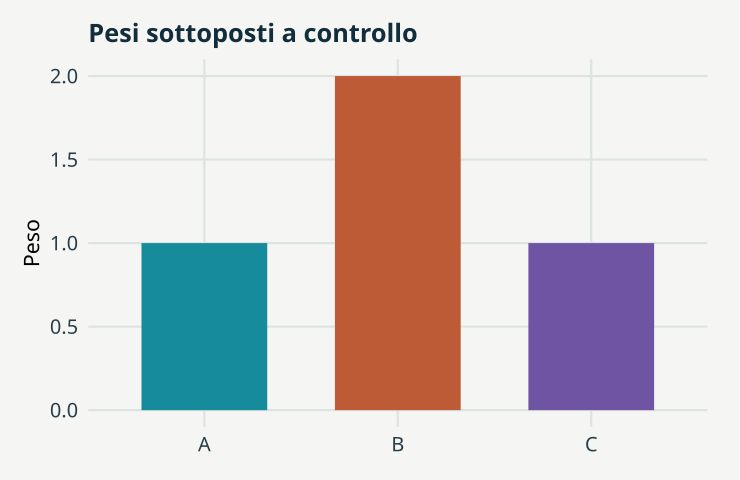

Write R code to recreate this figure.
# GeoStat Lab — funzioni comuni. R >= 4.3; ggplot2 >= 3.4; jsonlite.
suppressPackageStartupMessages(library(ggplot2))
col_geo <- c('#168B9C','#BC5B35','#7054A4','#A17B19','#227864','#64748B')
theme_set(theme_minimal(base_size=17, base_family='sans') + theme(
  plot.background=element_rect(fill='#F5F6F3',colour=NA),
  panel.background=element_rect(fill='#F5F6F3',colour=NA),
  panel.grid.minor=element_blank(),panel.grid.major=element_line(colour='#DCE3E2'),
  plot.title=element_text(size=19,face='bold',colour='#122D3B'),
  plot.subtitle=element_text(size=13,colour='#405560',margin=margin(b=12)),
  axis.text=element_text(size=15,colour='#273E4A'),axis.title=element_text(size=16),
  legend.position='bottom',legend.title=element_blank(),legend.text=element_text(size=14),
  strip.text=element_text(size=15,face='bold'),plot.margin=margin(18,24,18,18)))
metric <- function(...) data.frame(grandezza=names(c(...)),valore=as.character(c(...)),check.names=FALSE)
f <- function(x,d=3) {out<-formatC(x,digits=d,format='fg');out[!is.finite(x)]<-'Non definito';out}
line_plot <- function(d,x='x',y='y',title='',xl=x,yl=y,group=NULL) {
 p<-ggplot(d,aes(x=.data[[x]],y=.data[[y]]))
 if(is.null(group)) p<-p+geom_line(colour=col_geo[1],linewidth=1.05) else p<-p+aes(colour=.data[[group]],group=.data[[group]])+geom_line(linewidth=1)+scale_colour_manual(values=col_geo)
 p+labs(title=title,x=xl,y=yl)
}
point_plot <- function(d,x='x',y='y',title='',xl=x,yl=y,group=NULL) {
 p<-ggplot(d,aes(x=.data[[x]],y=.data[[y]]))
 if(is.null(group))p<-p+geom_point(colour=col_geo[1],size=2.5,alpha=.8) else p<-p+aes(colour=.data[[group]])+geom_point(size=2.7,alpha=.85)+scale_colour_manual(values=col_geo)
 p+labs(title=title,x=xl,y=yl)
}
hist_plot<-function(x,title='',xl='Valore',bins=20)ggplot(data.frame(x=x),aes(x))+geom_histogram(bins=bins,fill=col_geo[1],colour='#F5F6F3')+labs(title=title,x=xl,y='Frequenza')
bar_plot<-function(d,x='gruppo',y='valore',title='',yl='Valore')ggplot(d,aes(x=.data[[x]],y=.data[[y]],fill=.data[[x]]))+geom_col(width=.65)+scale_fill_manual(values=rep(col_geo,length.out=length(unique(d[[x]])) ))+guides(fill='none')+labs(title=title,x=NULL,y=yl)
map_plot<-function(d,z='z',title='',xl='Est [km]',yl='Nord [km]')ggplot(d,aes(x,y,fill=.data[[z]]))+geom_raster()+coord_equal()+scale_fill_gradientn(colours=c('#153F56','#298C9C','#B8CDB2','#F1D889','#AD542F'))+labs(title=title,x=xl,y=yl)
acf_data<-function(x,lag=20){a<-acf(x,lag.max=min(lag,length(x)-1),plot=FALSE);data.frame(x=as.vector(a$lag)[-1],y=as.vector(a$acf)[-1])}
# AR(1), distribuzione marginale stazionaria N(0, 1).
ar_series<-function(n,rho){x<-numeric(n);x[1]<-rnorm(1);for(i in 2:n)x[i]<-rho*x[i-1]+sqrt(1-rho^2)*rnorm(1);x}
# Distanze euclidee in unità metriche già dichiarate; nessuna conversione implicita di CRS.
dist_cross<-function(a,b)sqrt(outer(a[,1],b[,1],'-')^2+outer(a[,2],b[,2],'-')^2)
# Predittore IDW: i punti coincidenti ricevono esattamente il valore osservato.
idw<-function(xy,z,new,power=2){dd<-dist_cross(new,xy);apply(dd,1,function(d)if(any(d<1e-10))mean(z[d<1e-10])else weighted.mean(z,d^(-power)))}
# CART didattico binario: divisioni assiali che minimizzano l'impurità di Gini.
cart_fit<-function(x,y,depth=2,minleaf=4){
 node<-list(p=mean(y),n=length(y));if(depth<1||length(unique(y))<2||length(y)<2*minleaf)return(node)
 best<-Inf
 for(j in seq_len(ncol(x))){v<-sort(unique(x[,j])); if(length(v)<2)next
  for(cut in (head(v,-1)+tail(v,-1))/2){left<-x[,j]<=cut;nl<-sum(left);nr<-sum(!left);if(min(nl,nr)<minleaf)next
   score<-nl*mean(y[left])*(1-mean(y[left]))+nr*mean(y[!left])*(1-mean(y[!left]))
   if(score<best){best<-score;node$j<-j;node$cut<-cut;split<-left}
  }
 }
 if(is.finite(best)){node$left<-cart_fit(x[split,,drop=FALSE],y[split],depth-1,minleaf);node$right<-cart_fit(x[!split,,drop=FALSE],y[!split],depth-1,minleaf)};node
}
cart_predict<-function(tree,x)apply(x,1,function(row){t<-tree;while(!is.null(t$j))t<-if(row[t$j]<=t$cut)t$left else t$right;t$p})

p <- list(case = "valid", seed = 17)
set.seed(p$seed)
x <- c(2, 5, 9)

w <- switch(p$case, valid = c(1, 2, 1), negative = c(1, -2, 1), zero = c(0, 0, 0))

valid <- all(is.finite(w)) && all(w >= 0) && sum(w) > 0

data <- data.frame(gruppo = c("A", "B", "C"), valore = w)

plots <- list(bar_plot(data, title = "Pesi sottoposti a controllo", yl = "Peso"))

metrics <- metric(`Pesi non negativi` = all(w >= 0), `Somma positiva` = sum(w) > 0, Risultato = if (valid) f(weighted.mean(x, 
    w)) else "Input respinto dal contratto")
print(metrics,row.names=FALSE)
ggplot2::ggsave('m15-contratti-A.svg',plots[[1]],device=svglite::svglite,width=7.7,height=5.0,bg='#F8F6F1')
